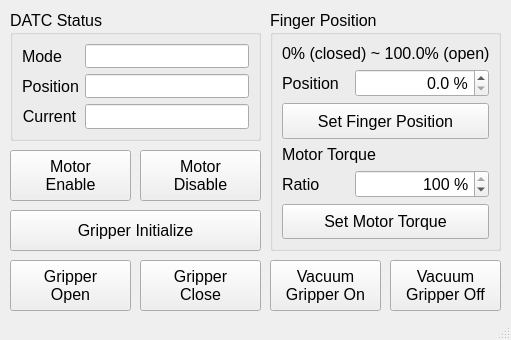
<?xml version="1.0" encoding="UTF-8"?>
<ui version="4.0">
 <class>MainWindowDesign</class>
 <widget class="QMainWindow" name="MainWindowDesign">
  <property name="enabled">
   <bool>true</bool>
  </property>
  <property name="geometry">
   <rect>
    <x>0</x>
    <y>0</y>
    <width>511</width>
    <height>340</height>
   </rect>
  </property>
  <property name="palette">
   <palette>
    <active>
     <colorrole role="Button">
      <brush brushstyle="SolidPattern">
       <color alpha="255">
        <red>255</red>
        <green>255</green>
        <blue>255</blue>
       </color>
      </brush>
     </colorrole>
     <colorrole role="Window">
      <brush brushstyle="SolidPattern">
       <color alpha="255">
        <red>255</red>
        <green>255</green>
        <blue>255</blue>
       </color>
      </brush>
     </colorrole>
    </active>
    <inactive>
     <colorrole role="Button">
      <brush brushstyle="SolidPattern">
       <color alpha="255">
        <red>239</red>
        <green>239</green>
        <blue>239</blue>
       </color>
      </brush>
     </colorrole>
     <colorrole role="Window">
      <brush brushstyle="SolidPattern">
       <color alpha="255">
        <red>239</red>
        <green>239</green>
        <blue>239</blue>
       </color>
      </brush>
     </colorrole>
    </inactive>
    <disabled>
     <colorrole role="Button">
      <brush brushstyle="SolidPattern">
       <color alpha="255">
        <red>255</red>
        <green>255</green>
        <blue>255</blue>
       </color>
      </brush>
     </colorrole>
     <colorrole role="Window">
      <brush brushstyle="SolidPattern">
       <color alpha="255">
        <red>255</red>
        <green>255</green>
        <blue>255</blue>
       </color>
      </brush>
     </colorrole>
    </disabled>
   </palette>
  </property>
  <property name="windowTitle">
   <string>Gripper Control UI</string>
  </property>
  <property name="windowIcon">
   <iconset>
    <normaloff>:/images/icon.png</normaloff>:/images/icon.png</iconset>
  </property>
  <property name="locale">
   <locale language="English" country="Australia"/>
  </property>
  <widget class="QWidget" name="centralwidget">
   <widget class="QPushButton" name="pushButton_cmd_enable">
    <property name="geometry">
     <rect>
      <x>10</x>
      <y>150</y>
      <width>121</width>
      <height>51</height>
     </rect>
    </property>
    <property name="palette">
     <palette>
      <active>
       <colorrole role="WindowText">
        <brush brushstyle="SolidPattern">
         <color alpha="255">
          <red>0</red>
          <green>0</green>
          <blue>0</blue>
         </color>
        </brush>
       </colorrole>
       <colorrole role="Button">
        <brush brushstyle="SolidPattern">
         <color alpha="255">
          <red>255</red>
          <green>255</green>
          <blue>255</blue>
         </color>
        </brush>
       </colorrole>
       <colorrole role="Light">
        <brush brushstyle="SolidPattern">
         <color alpha="255">
          <red>255</red>
          <green>255</green>
          <blue>255</blue>
         </color>
        </brush>
       </colorrole>
       <colorrole role="Midlight">
        <brush brushstyle="SolidPattern">
         <color alpha="255">
          <red>246</red>
          <green>246</green>
          <blue>245</blue>
         </color>
        </brush>
       </colorrole>
       <colorrole role="Dark">
        <brush brushstyle="SolidPattern">
         <color alpha="255">
          <red>119</red>
          <green>119</green>
          <blue>118</blue>
         </color>
        </brush>
       </colorrole>
       <colorrole role="Mid">
        <brush brushstyle="SolidPattern">
         <color alpha="255">
          <red>159</red>
          <green>159</green>
          <blue>157</blue>
         </color>
        </brush>
       </colorrole>
       <colorrole role="Text">
        <brush brushstyle="SolidPattern">
         <color alpha="255">
          <red>0</red>
          <green>0</green>
          <blue>0</blue>
         </color>
        </brush>
       </colorrole>
       <colorrole role="BrightText">
        <brush brushstyle="SolidPattern">
         <color alpha="255">
          <red>255</red>
          <green>255</green>
          <blue>255</blue>
         </color>
        </brush>
       </colorrole>
       <colorrole role="ButtonText">
        <brush brushstyle="SolidPattern">
         <color alpha="255">
          <red>0</red>
          <green>0</green>
          <blue>0</blue>
         </color>
        </brush>
       </colorrole>
       <colorrole role="Base">
        <brush brushstyle="SolidPattern">
         <color alpha="255">
          <red>255</red>
          <green>255</green>
          <blue>255</blue>
         </color>
        </brush>
       </colorrole>
       <colorrole role="Window">
        <brush brushstyle="SolidPattern">
         <color alpha="255">
          <red>238</red>
          <green>238</green>
          <blue>236</blue>
         </color>
        </brush>
       </colorrole>
       <colorrole role="Shadow">
        <brush brushstyle="SolidPattern">
         <color alpha="255">
          <red>0</red>
          <green>0</green>
          <blue>0</blue>
         </color>
        </brush>
       </colorrole>
       <colorrole role="AlternateBase">
        <brush brushstyle="SolidPattern">
         <color alpha="255">
          <red>246</red>
          <green>246</green>
          <blue>245</blue>
         </color>
        </brush>
       </colorrole>
       <colorrole role="ToolTipBase">
        <brush brushstyle="SolidPattern">
         <color alpha="255">
          <red>255</red>
          <green>255</green>
          <blue>220</blue>
         </color>
        </brush>
       </colorrole>
       <colorrole role="ToolTipText">
        <brush brushstyle="SolidPattern">
         <color alpha="255">
          <red>0</red>
          <green>0</green>
          <blue>0</blue>
         </color>
        </brush>
       </colorrole>
       <colorrole role="PlaceholderText">
        <brush brushstyle="SolidPattern">
         <color alpha="128">
          <red>0</red>
          <green>0</green>
          <blue>0</blue>
         </color>
        </brush>
       </colorrole>
      </active>
      <inactive>
       <colorrole role="WindowText">
        <brush brushstyle="SolidPattern">
         <color alpha="255">
          <red>0</red>
          <green>0</green>
          <blue>0</blue>
         </color>
        </brush>
       </colorrole>
       <colorrole role="Button">
        <brush brushstyle="SolidPattern">
         <color alpha="255">
          <red>239</red>
          <green>239</green>
          <blue>239</blue>
         </color>
        </brush>
       </colorrole>
       <colorrole role="Light">
        <brush brushstyle="SolidPattern">
         <color alpha="255">
          <red>255</red>
          <green>255</green>
          <blue>255</blue>
         </color>
        </brush>
       </colorrole>
       <colorrole role="Midlight">
        <brush brushstyle="SolidPattern">
         <color alpha="255">
          <red>202</red>
          <green>202</green>
          <blue>202</blue>
         </color>
        </brush>
       </colorrole>
       <colorrole role="Dark">
        <brush brushstyle="SolidPattern">
         <color alpha="255">
          <red>159</red>
          <green>159</green>
          <blue>159</blue>
         </color>
        </brush>
       </colorrole>
       <colorrole role="Mid">
        <brush brushstyle="SolidPattern">
         <color alpha="255">
          <red>184</red>
          <green>184</green>
          <blue>184</blue>
         </color>
        </brush>
       </colorrole>
       <colorrole role="Text">
        <brush brushstyle="SolidPattern">
         <color alpha="255">
          <red>0</red>
          <green>0</green>
          <blue>0</blue>
         </color>
        </brush>
       </colorrole>
       <colorrole role="BrightText">
        <brush brushstyle="SolidPattern">
         <color alpha="255">
          <red>255</red>
          <green>255</green>
          <blue>255</blue>
         </color>
        </brush>
       </colorrole>
       <colorrole role="ButtonText">
        <brush brushstyle="SolidPattern">
         <color alpha="255">
          <red>0</red>
          <green>0</green>
          <blue>0</blue>
         </color>
        </brush>
       </colorrole>
       <colorrole role="Base">
        <brush brushstyle="SolidPattern">
         <color alpha="255">
          <red>255</red>
          <green>255</green>
          <blue>255</blue>
         </color>
        </brush>
       </colorrole>
       <colorrole role="Window">
        <brush brushstyle="SolidPattern">
         <color alpha="255">
          <red>239</red>
          <green>239</green>
          <blue>239</blue>
         </color>
        </brush>
       </colorrole>
       <colorrole role="Shadow">
        <brush brushstyle="SolidPattern">
         <color alpha="255">
          <red>118</red>
          <green>118</green>
          <blue>118</blue>
         </color>
        </brush>
       </colorrole>
       <colorrole role="AlternateBase">
        <brush brushstyle="SolidPattern">
         <color alpha="255">
          <red>247</red>
          <green>247</green>
          <blue>247</blue>
         </color>
        </brush>
       </colorrole>
       <colorrole role="ToolTipBase">
        <brush brushstyle="SolidPattern">
         <color alpha="255">
          <red>255</red>
          <green>255</green>
          <blue>220</blue>
         </color>
        </brush>
       </colorrole>
       <colorrole role="ToolTipText">
        <brush brushstyle="SolidPattern">
         <color alpha="255">
          <red>0</red>
          <green>0</green>
          <blue>0</blue>
         </color>
        </brush>
       </colorrole>
       <colorrole role="PlaceholderText">
        <brush brushstyle="SolidPattern">
         <color alpha="128">
          <red>0</red>
          <green>0</green>
          <blue>0</blue>
         </color>
        </brush>
       </colorrole>
      </inactive>
      <disabled>
       <colorrole role="WindowText">
        <brush brushstyle="SolidPattern">
         <color alpha="255">
          <red>119</red>
          <green>119</green>
          <blue>118</blue>
         </color>
        </brush>
       </colorrole>
       <colorrole role="Button">
        <brush brushstyle="SolidPattern">
         <color alpha="255">
          <red>255</red>
          <green>255</green>
          <blue>255</blue>
         </color>
        </brush>
       </colorrole>
       <colorrole role="Light">
        <brush brushstyle="SolidPattern">
         <color alpha="255">
          <red>255</red>
          <green>255</green>
          <blue>255</blue>
         </color>
        </brush>
       </colorrole>
       <colorrole role="Midlight">
        <brush brushstyle="SolidPattern">
         <color alpha="255">
          <red>246</red>
          <green>246</green>
          <blue>245</blue>
         </color>
        </brush>
       </colorrole>
       <colorrole role="Dark">
        <brush brushstyle="SolidPattern">
         <color alpha="255">
          <red>119</red>
          <green>119</green>
          <blue>118</blue>
         </color>
        </brush>
       </colorrole>
       <colorrole role="Mid">
        <brush brushstyle="SolidPattern">
         <color alpha="255">
          <red>159</red>
          <green>159</green>
          <blue>157</blue>
         </color>
        </brush>
       </colorrole>
       <colorrole role="Text">
        <brush brushstyle="SolidPattern">
         <color alpha="255">
          <red>119</red>
          <green>119</green>
          <blue>118</blue>
         </color>
        </brush>
       </colorrole>
       <colorrole role="BrightText">
        <brush brushstyle="SolidPattern">
         <color alpha="255">
          <red>255</red>
          <green>255</green>
          <blue>255</blue>
         </color>
        </brush>
       </colorrole>
       <colorrole role="ButtonText">
        <brush brushstyle="SolidPattern">
         <color alpha="255">
          <red>119</red>
          <green>119</green>
          <blue>118</blue>
         </color>
        </brush>
       </colorrole>
       <colorrole role="Base">
        <brush brushstyle="SolidPattern">
         <color alpha="255">
          <red>238</red>
          <green>238</green>
          <blue>236</blue>
         </color>
        </brush>
       </colorrole>
       <colorrole role="Window">
        <brush brushstyle="SolidPattern">
         <color alpha="255">
          <red>238</red>
          <green>238</green>
          <blue>236</blue>
         </color>
        </brush>
       </colorrole>
       <colorrole role="Shadow">
        <brush brushstyle="SolidPattern">
         <color alpha="255">
          <red>177</red>
          <green>177</green>
          <blue>177</blue>
         </color>
        </brush>
       </colorrole>
       <colorrole role="AlternateBase">
        <brush brushstyle="SolidPattern">
         <color alpha="255">
          <red>247</red>
          <green>247</green>
          <blue>247</blue>
         </color>
        </brush>
       </colorrole>
       <colorrole role="ToolTipBase">
        <brush brushstyle="SolidPattern">
         <color alpha="255">
          <red>255</red>
          <green>255</green>
          <blue>220</blue>
         </color>
        </brush>
       </colorrole>
       <colorrole role="ToolTipText">
        <brush brushstyle="SolidPattern">
         <color alpha="255">
          <red>0</red>
          <green>0</green>
          <blue>0</blue>
         </color>
        </brush>
       </colorrole>
       <colorrole role="PlaceholderText">
        <brush brushstyle="SolidPattern">
         <color alpha="128">
          <red>0</red>
          <green>0</green>
          <blue>0</blue>
         </color>
        </brush>
       </colorrole>
      </disabled>
     </palette>
    </property>
    <property name="font">
     <font>
      <pointsize>12</pointsize>
     </font>
    </property>
    <property name="text">
     <string>Motor
Enable</string>
    </property>
    <property name="checkable">
     <bool>false</bool>
    </property>
   </widget>
   <widget class="QPushButton" name="pushButton_cmd_disable">
    <property name="geometry">
     <rect>
      <x>140</x>
      <y>150</y>
      <width>121</width>
      <height>51</height>
     </rect>
    </property>
    <property name="font">
     <font>
      <pointsize>12</pointsize>
     </font>
    </property>
    <property name="text">
     <string>Motor
Disable</string>
    </property>
    <property name="checkable">
     <bool>false</bool>
    </property>
   </widget>
   <widget class="QGroupBox" name="groupBox_8">
    <property name="geometry">
     <rect>
      <x>10</x>
      <y>10</y>
      <width>251</width>
      <height>131</height>
     </rect>
    </property>
    <property name="font">
     <font>
      <pointsize>12</pointsize>
     </font>
    </property>
    <property name="title">
     <string>DATC Status</string>
    </property>
    <layout class="QFormLayout" name="formLayout">
     <item row="0" column="0">
      <widget class="QLabel" name="label_45">
       <property name="font">
        <font>
         <pointsize>12</pointsize>
        </font>
       </property>
       <property name="text">
        <string>Mode</string>
       </property>
       <property name="alignment">
        <set>Qt::AlignCenter</set>
       </property>
      </widget>
     </item>
     <item row="0" column="1">
      <widget class="QLineEdit" name="lineEdit_monitor_mode">
       <property name="font">
        <font>
         <pointsize>11</pointsize>
        </font>
       </property>
       <property name="text">
        <string/>
       </property>
       <property name="alignment">
        <set>Qt::AlignRight|Qt::AlignTrailing|Qt::AlignVCenter</set>
       </property>
      </widget>
     </item>
     <item row="1" column="0">
      <widget class="QLabel" name="label_41">
       <property name="font">
        <font>
         <pointsize>12</pointsize>
        </font>
       </property>
       <property name="text">
        <string>Position</string>
       </property>
       <property name="alignment">
        <set>Qt::AlignCenter</set>
       </property>
      </widget>
     </item>
     <item row="1" column="1">
      <widget class="QLineEdit" name="lineEdit_monitor_position">
       <property name="font">
        <font>
         <pointsize>12</pointsize>
        </font>
       </property>
       <property name="alignment">
        <set>Qt::AlignRight|Qt::AlignTrailing|Qt::AlignVCenter</set>
       </property>
      </widget>
     </item>
     <item row="2" column="0">
      <widget class="QLabel" name="label_43">
       <property name="font">
        <font>
         <pointsize>12</pointsize>
        </font>
       </property>
       <property name="text">
        <string>Current</string>
       </property>
       <property name="alignment">
        <set>Qt::AlignCenter</set>
       </property>
      </widget>
     </item>
     <item row="2" column="1">
      <widget class="QLineEdit" name="lineEdit_monitor_current">
       <property name="font">
        <font>
         <pointsize>12</pointsize>
        </font>
       </property>
       <property name="alignment">
        <set>Qt::AlignRight|Qt::AlignTrailing|Qt::AlignVCenter</set>
       </property>
      </widget>
     </item>
    </layout>
   </widget>
   <widget class="QPushButton" name="pushButton_cmd_initialize">
    <property name="geometry">
     <rect>
      <x>10</x>
      <y>210</y>
      <width>251</width>
      <height>41</height>
     </rect>
    </property>
    <property name="font">
     <font>
      <pointsize>12</pointsize>
     </font>
    </property>
    <property name="text">
     <string>Gripper Initialize</string>
    </property>
    <property name="checkable">
     <bool>false</bool>
    </property>
   </widget>
   <widget class="QPushButton" name="pushButton_cmd_grp_open">
    <property name="geometry">
     <rect>
      <x>10</x>
      <y>260</y>
      <width>121</width>
      <height>51</height>
     </rect>
    </property>
    <property name="font">
     <font>
      <pointsize>12</pointsize>
     </font>
    </property>
    <property name="text">
     <string>Gripper
Open</string>
    </property>
    <property name="checkable">
     <bool>false</bool>
    </property>
   </widget>
   <widget class="QPushButton" name="pushButton_cmd_grp_close">
    <property name="geometry">
     <rect>
      <x>140</x>
      <y>260</y>
      <width>121</width>
      <height>51</height>
     </rect>
    </property>
    <property name="font">
     <font>
      <pointsize>12</pointsize>
     </font>
    </property>
    <property name="text">
     <string>Gripper
Close</string>
    </property>
    <property name="checkable">
     <bool>false</bool>
    </property>
   </widget>
   <widget class="QPushButton" name="pushButton_cmd_grp_vacuum_on">
    <property name="geometry">
     <rect>
      <x>270</x>
      <y>260</y>
      <width>111</width>
      <height>51</height>
     </rect>
    </property>
    <property name="font">
     <font>
      <pointsize>12</pointsize>
     </font>
    </property>
    <property name="text">
     <string>Vacuum
Gripper On</string>
    </property>
    <property name="checkable">
     <bool>false</bool>
    </property>
   </widget>
   <widget class="QPushButton" name="pushButton_cmd_grp_vacuum_off">
    <property name="geometry">
     <rect>
      <x>390</x>
      <y>260</y>
      <width>111</width>
      <height>51</height>
     </rect>
    </property>
    <property name="font">
     <font>
      <pointsize>12</pointsize>
     </font>
    </property>
    <property name="text">
     <string>Vacuum
Gripper Off</string>
    </property>
    <property name="checkable">
     <bool>false</bool>
    </property>
   </widget>
   <widget class="QGroupBox" name="groupBox_10">
    <property name="geometry">
     <rect>
      <x>270</x>
      <y>10</y>
      <width>231</width>
      <height>241</height>
     </rect>
    </property>
    <property name="font">
     <font>
      <pointsize>12</pointsize>
     </font>
    </property>
    <property name="title">
     <string>Finger Position </string>
    </property>
    <layout class="QGridLayout" name="gridLayout">
     <item row="4" column="0">
      <widget class="QLabel" name="label_48">
       <property name="font">
        <font>
         <pointsize>12</pointsize>
        </font>
       </property>
       <property name="text">
        <string>Ratio</string>
       </property>
       <property name="alignment">
        <set>Qt::AlignLeading|Qt::AlignLeft|Qt::AlignVCenter</set>
       </property>
      </widget>
     </item>
     <item row="4" column="1" colspan="2">
      <widget class="QSpinBox" name="spinBox_motor_torque_ratio">
       <property name="font">
        <font>
         <pointsize>12</pointsize>
        </font>
       </property>
       <property name="frame">
        <bool>true</bool>
       </property>
       <property name="alignment">
        <set>Qt::AlignRight|Qt::AlignTrailing|Qt::AlignVCenter</set>
       </property>
       <property name="suffix">
        <string> %</string>
       </property>
       <property name="minimum">
        <number>50</number>
       </property>
       <property name="maximum">
        <number>100</number>
       </property>
       <property name="singleStep">
        <number>5</number>
       </property>
       <property name="value">
        <number>100</number>
       </property>
      </widget>
     </item>
     <item row="2" column="0" colspan="3">
      <widget class="QPushButton" name="pushButton_set_position">
       <property name="sizePolicy">
        <sizepolicy hsizetype="Minimum" vsizetype="Expanding">
         <horstretch>0</horstretch>
         <verstretch>0</verstretch>
        </sizepolicy>
       </property>
       <property name="font">
        <font>
         <pointsize>12</pointsize>
        </font>
       </property>
       <property name="text">
        <string>Set Finger Position</string>
       </property>
       <property name="checkable">
        <bool>false</bool>
       </property>
      </widget>
     </item>
     <item row="0" column="0" colspan="3">
      <widget class="QLabel" name="label_46">
       <property name="palette">
        <palette>
         <active>
          <colorrole role="WindowText">
           <brush brushstyle="SolidPattern">
            <color alpha="255">
             <red>38</red>
             <green>162</green>
             <blue>105</blue>
            </color>
           </brush>
          </colorrole>
         </active>
         <inactive>
          <colorrole role="WindowText">
           <brush brushstyle="SolidPattern">
            <color alpha="255">
             <red>0</red>
             <green>0</green>
             <blue>0</blue>
            </color>
           </brush>
          </colorrole>
         </inactive>
         <disabled>
          <colorrole role="WindowText">
           <brush brushstyle="SolidPattern">
            <color alpha="255">
             <red>190</red>
             <green>190</green>
             <blue>190</blue>
            </color>
           </brush>
          </colorrole>
         </disabled>
        </palette>
       </property>
       <property name="font">
        <font>
         <pointsize>12</pointsize>
         <kerning>true</kerning>
        </font>
       </property>
       <property name="text">
        <string>0% (closed) ~ 100.0% (open)</string>
       </property>
       <property name="alignment">
        <set>Qt::AlignLeading|Qt::AlignLeft|Qt::AlignVCenter</set>
       </property>
      </widget>
     </item>
     <item row="5" column="0" colspan="3">
      <widget class="QPushButton" name="pushButton_set_torque_ratio">
       <property name="sizePolicy">
        <sizepolicy hsizetype="Minimum" vsizetype="Expanding">
         <horstretch>0</horstretch>
         <verstretch>0</verstretch>
        </sizepolicy>
       </property>
       <property name="font">
        <font>
         <pointsize>12</pointsize>
        </font>
       </property>
       <property name="text">
        <string>Set Motor Torque</string>
       </property>
       <property name="checkable">
        <bool>false</bool>
       </property>
      </widget>
     </item>
     <item row="3" column="0" colspan="3">
      <widget class="QLabel" name="label_49">
       <property name="palette">
        <palette>
         <active>
          <colorrole role="WindowText">
           <brush brushstyle="SolidPattern">
            <color alpha="255">
             <red>38</red>
             <green>162</green>
             <blue>105</blue>
            </color>
           </brush>
          </colorrole>
         </active>
         <inactive>
          <colorrole role="WindowText">
           <brush brushstyle="SolidPattern">
            <color alpha="255">
             <red>0</red>
             <green>0</green>
             <blue>0</blue>
            </color>
           </brush>
          </colorrole>
         </inactive>
         <disabled>
          <colorrole role="WindowText">
           <brush brushstyle="SolidPattern">
            <color alpha="255">
             <red>190</red>
             <green>190</green>
             <blue>190</blue>
            </color>
           </brush>
          </colorrole>
         </disabled>
        </palette>
       </property>
       <property name="font">
        <font>
         <pointsize>12</pointsize>
         <kerning>true</kerning>
        </font>
       </property>
       <property name="text">
        <string>Motor Torque</string>
       </property>
       <property name="alignment">
        <set>Qt::AlignLeading|Qt::AlignLeft|Qt::AlignVCenter</set>
       </property>
      </widget>
     </item>
     <item row="1" column="0">
      <widget class="QLabel" name="label_47">
       <property name="font">
        <font>
         <pointsize>12</pointsize>
        </font>
       </property>
       <property name="text">
        <string>Position</string>
       </property>
       <property name="alignment">
        <set>Qt::AlignLeading|Qt::AlignLeft|Qt::AlignVCenter</set>
       </property>
      </widget>
     </item>
     <item row="1" column="1" colspan="2">
      <widget class="QDoubleSpinBox" name="doubleSpinBox_grpPos_ctrl_range_1">
       <property name="alignment">
        <set>Qt::AlignRight|Qt::AlignTrailing|Qt::AlignVCenter</set>
       </property>
       <property name="suffix">
        <string> %</string>
       </property>
       <property name="decimals">
        <number>1</number>
       </property>
       <property name="singleStep">
        <double>5.000000000000000</double>
       </property>
      </widget>
     </item>
    </layout>
   </widget>
  </widget>
  <widget class="QStatusBar" name="statusbar"/>
  <action name="action_Quit">
   <property name="text">
    <string>&amp;Quit</string>
   </property>
   <property name="shortcut">
    <string>Ctrl+Q</string>
   </property>
   <property name="shortcutContext">
    <enum>Qt::ApplicationShortcut</enum>
   </property>
  </action>
  <action name="action_Preferences">
   <property name="text">
    <string>&amp;Preferences</string>
   </property>
  </action>
  <action name="actionAbout">
   <property name="text">
    <string>&amp;About</string>
   </property>
  </action>
  <action name="actionAbout_Qt">
   <property name="text">
    <string>About &amp;Qt</string>
   </property>
  </action>
 </widget>
 <resources/>
 <connections>
  <connection>
   <sender>action_Quit</sender>
   <signal>triggered()</signal>
   <receiver>MainWindowDesign</receiver>
   <slot>close()</slot>
   <hints>
    <hint type="sourcelabel">
     <x>-1</x>
     <y>-1</y>
    </hint>
    <hint type="destinationlabel">
     <x>399</x>
     <y>299</y>
    </hint>
   </hints>
  </connection>
 </connections>
</ui>
